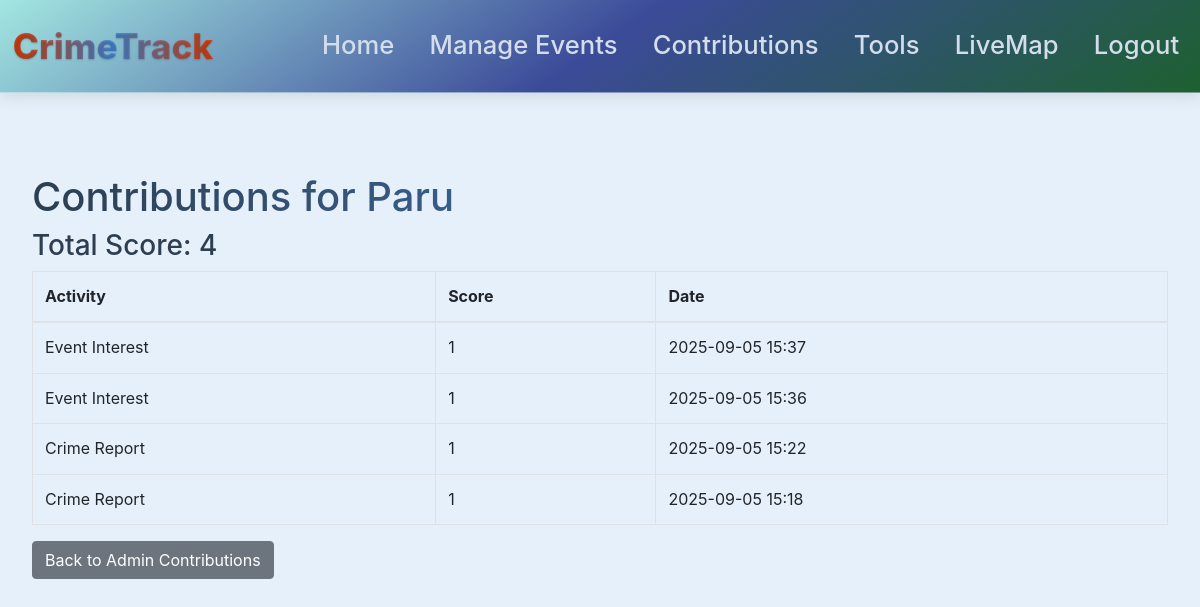
The app's page /user_contributions/3 (signed in) with its own data.
### website/models.py (models this page shows, shortened)
class User(db.Model, UserMixin):
    id = db.Column(db.Integer, primary_key=True)
    email = db.Column(db.String(150), unique=True)
    password = db.Column(db.String(150))
    first_name = db.Column(db.String(150))
    crimes = db.relationship('Crime', backref='user', lazy=True)

class Contribution(db.Model):
    __tablename__ = 'contribution'
    id = db.Column(db.Integer, primary_key=True)
    user_id = db.Column(db.Integer, db.ForeignKey('user.id'), nullable=False)
    activity_type = db.Column(db.String(50), nullable=False)
    score = db.Column(db.Integer, default=1, nullable=False)
    event_id = db.Column(db.Integer, db.ForeignKey('event.id'))  # Add this line
    created_at = db.Column(db.DateTime(timezone=True), default=func.now())
    user = db.relationship('User', backref=db.backref('contributions', lazy=True))
    event = db.relationship('Event')  # Add relationship to Event

### website/views.py (the view)
@views.route('/user_contributions/<int:user_id>')
@login_required
def view_user_contributions(user_id):
    if current_user.id != 1:
        flash('Access denied!', category='error')
        return redirect(url_for('views.home'))
    user = User.query.get_or_404(user_id)
    contributions = Contribution.query.filter_by(user_id=user_id).order_by(Contribution.created_at.desc()).all()
    total_score = sum(c.score for c in contributions)
    return render_template(
        'view_user_contributions.html',
        user=current_user,
        target_user=user,
        contributions=contributions,
        total_score=total_score
    )

### website/__init__.py (called while the page is built)
def create_app():
    app = Flask(__name__)
    app.config['SECRET_KEY'] = 'hjshjhdjah kjshkjdhjs'
    app.config['SQLALCHEMY_DATABASE_URI'] = f'sqlite:///{DB_NAME}'
    db.init_app(app)
    from .views import views
    from .auth import auth
    from .feedbacks import feedbacks
    app.register_blueprint(views, url_prefix='/')
    app.register_blueprint(auth, url_prefix='/')
    app.register_blueprint(feedbacks, url_prefix='/feedbacks')
    from .models import User
    with app.app_context():
        db.create_all()
    login_manager = LoginManager()
    login_manager.login_view = 'auth.login'
    login_manager.init_app(app)
    @login_manager.user_loader
    def load_user(id):
        return User.query.get(int(id))
    return app

### website/views.py (called while the page is built)
@views.context_processor
def inject_upcoming_events():
    upcoming_events = Event.query.filter(Event.date > datetime.now()).count()
    return {'upcoming_events': upcoming_events}

### website/templates/view_user_contributions.html (shortened to what this page needs)
{% extends "base.html" %}
{% block content %}
<div class="container">
    <h1 class="gradient-text">Contributions for {{ target_user.first_name }}</h1>
    <h3>Total Score: {{ total_score }}</h3>
    {% if contributions %}
    <table class="table table-bordered">
        <thead>
            <tr>
                <th>Activity</th>
                <th>Score</th>
                <th>Date</th>
            </tr>
        </thead>
        <tbody>
            {% for contribution in contributions %}
            <tr>
                <td>{{ contribution.activity_type | replace('_', ' ') | title }}</td>
                <td>{{ contribution.score }}</td>
                <td>{{ contribution.created_at.strftime('%Y-%m-%d %H:%M') }}</td>
            </tr>
            {% endfor %}
        </tbody>
    </table>
    {% else %}
    <p>No contributions for this user.</p>
    {% endif %}
    <a href="{{ url_for('views.admin_contributions') }}" class="btn btn-secondary">Back to Admin Contributions</a>
</div>
{% endblock %}

### website/templates/base.html (style rules this page uses)
body { background-color: #e6f0fa; color: #2c3e50; font-family: -apple-system, BlinkMacSystemFont, "Segoe UI", Roboto, sans-serif; line-height: 1.6; }
.gradient-text { background-clip: text; -webkit-background-clip: text; background-image: linear-gradient(90deg, #2c3e50, #4a90e2); -webkit-text-fill-color: transparent; }
.container { max-width: 1200px; padding: 2.5rem 1rem; }

### records on screen
User: first_name "Paru"
Contribution: activity_type "Event Interest", score "1", created_at "2025-09-05 15:37"
Contribution: activity_type "Event Interest", score "1", created_at "2025-09-05 15:36"
Contribution: activity_type "Crime Report", score "1", created_at "2025-09-05 15:22"
Contribution: activity_type "Crime Report", score "1", created_at "2025-09-05 15:18"

### other values on screen
{{ total_score }} "4"
